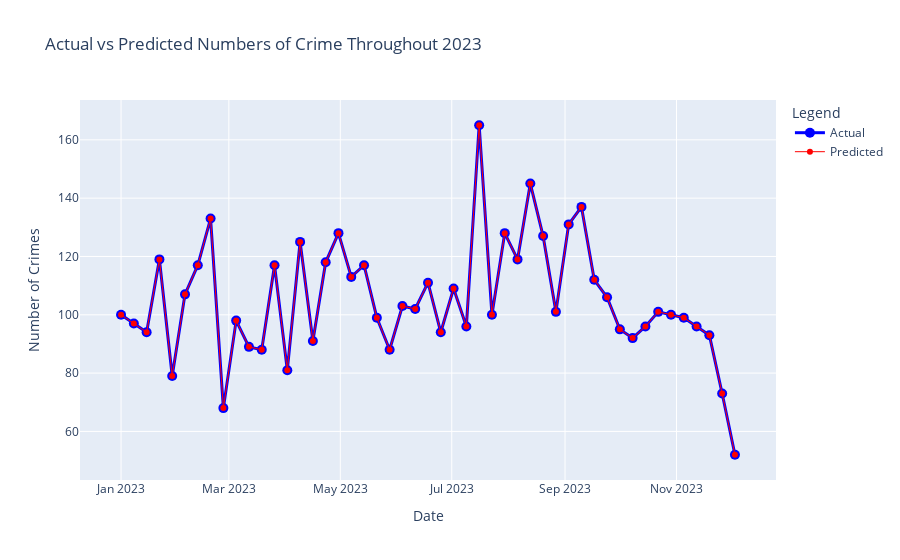

The cell this chart's notebook holds for it:
### Code cell
# Plotting the actual vs predicted values
# Create traces
trace1 = go.Scatter(
    x=y_test.index,
    y=y_test,
    mode='lines+markers',
    name='Actual',
    marker=dict(color='blue',size=10),
    line=dict(width=2)
)

trace2 = go.Scatter(
    x=y_test.index,
    y=predictions,
    mode='lines+markers',
    name='Predicted',
    marker=dict(color='red'),
    line=dict(width=1)
)

# Create the figure
fig = go.Figure(data=[trace1, trace2])

# Update layout
fig.update_layout(
    title='Actual vs Predicted Numbers of Crime Throughout 2023',
    xaxis_title='Date',
    yaxis_title='Number of Crimes',
    legend_title='Legend',
    template="plotly"
)

# Show the figure
fig.show()
